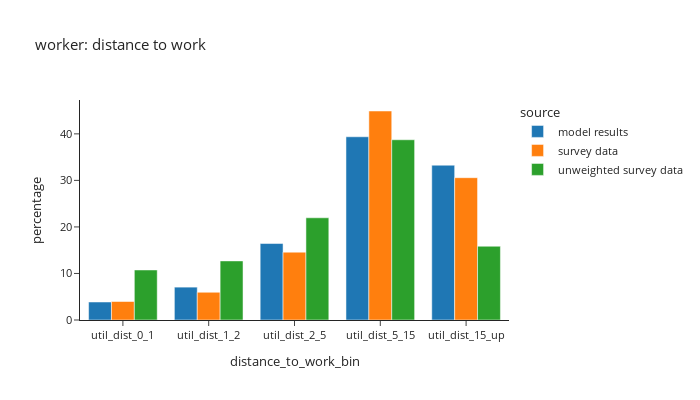
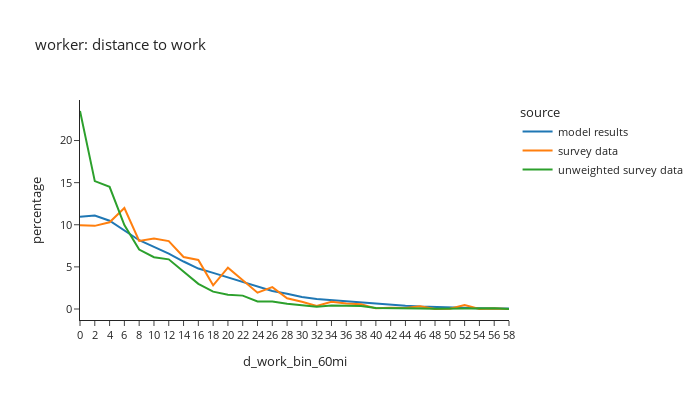

Notebook cell for these charts, in order:
### Markdown cell above
## Distance to work

### Code cell
def plot_distance(df:pd.DataFrame, group:str, title_name:str):
    count = df.loc[(df['source']=='model results') & (df[group]),['distance_to_work_bin']].value_counts()
    print(f"model person count =\n"
          f"{count.sort_values()}")

    # plot1
    df_plot = df.loc[(df[group]) & (df['distance_to_work_bin'] != float('nan'))].groupby(['source','distance_to_work_bin'])['hh_weight_2017_2019'].sum().reset_index()
    df_plot['percentage'] = df_plot.groupby(['source'], group_keys=False)['hh_weight_2017_2019'].\
            apply(lambda x: 100 * x / float(x.sum()))
    # df_plot
    #
    fig1 = px.bar(df_plot, x='distance_to_work_bin', y="percentage", color="source", barmode="group",template="simple_white",
                  title=title_name)
    fig1.for_each_annotation(lambda a: a.update(text = a.text.split("=")[-1]))
    fig1.update_layout(height=400, width=700, font=dict(size=11))
    fig1.show()

    # plot2
    df_plot = per_data.loc[(per_data[group]) & (per_data['d_work_bin_60mi'].notna())].groupby(['source','d_work_bin_60mi'])['hh_weight_2017_2019'].sum().reset_index()
    df_plot['percentage'] = df_plot.groupby(['source'], group_keys=False)['hh_weight_2017_2019'].\
                apply(lambda x: 100 * x / float(x.sum()))
    # df_plot
    #
    fig2 = px.line(df_plot, x='d_work_bin_60mi', y="percentage", color="source", template="simple_white",
                   title=title_name)
    fig2.for_each_annotation(lambda a: a.update(text = a.text.split("=")[-1]))
    fig2.update_layout(height=400, width=700, font=dict(size=11))
    fig2.show()

# distance to work
plot_distance(per_data,'is_worker',"worker: distance to work")

### Figure 1 — Plotly figure (JSON) as saved in the notebook; plotly's stock layout.template omitted (floating-point values rounded to 4 significant figures)
{"data": [{"alignmentgroup": "True", "hovertemplate": "source=model results<br>distance_to_work_bin=%{x}<br>percentage=%{y}<extra></extra>", "legendgroup": "model results", "marker": {"color": "#1F77B4", "pattern": {"shape": ""}}, "name": "model results", "offsetgroup": "model results", "orientation": "v", "showlegend": true, "textposition": "auto", "type": "bar", "x": ["util_dist_0_1", "util_dist_1_2", "util_dist_2_5", "util_dist_5_15", "util_dist_15_up"], "xaxis": "x", "y": [3.867, 7.063, 16.44, 39.37, 33.26], "yaxis": "y"}, {"alignmentgroup": "True", "hovertemplate": "source=survey data<br>distance_to_work_bin=%{x}<br>percentage=%{y}<extra></extra>", "legendgroup": "survey data", "marker": {"color": "#FF7F0E", "pattern": {"shape": ""}}, "name": "survey data", "offsetgroup": "survey data", "orientation": "v", "showlegend": true, "textposition": "auto", "type": "bar", "x": ["util_dist_0_1", "util_dist_1_2", "util_dist_2_5", "util_dist_5_15", "util_dist_15_up"], "xaxis": "x", "y": [3.974, 5.96, 14.58, 44.91, 30.58], "yaxis": "y"}, {"alignmentgroup": "True", "hovertemplate": "source=unweighted survey data<br>distance_to_work_bin=%{x}<br>percentage=%{y}<extra></extra>", "legendgroup": "unweighted survey data", "marker": {"color": "#2CA02C", "pattern": {"shape": ""}}, "name": "unweighted survey data", "offsetgroup": "unweighted survey data", "orientation": "v", "showlegend": true, "textposition": "auto", "type": "bar", "x": ["util_dist_0_1", "util_dist_1_2", "util_dist_2_5", "util_dist_5_15", "util_dist_15_up"], "xaxis": "x", "y": [10.75, 12.7, 21.96, 38.73, 15.85], "yaxis": "y"}], "layout": {"barmode": "group", "font": {"size": 11}, "height": 400, "legend": {"title": {"text": "source"}, "tracegroupgap": 0}, "title": {"text": "worker: distance to work"}, "width": 700, "xaxis": {"anchor": "y", "domain": [0.0, 1.0], "title": {"text": "distance_to_work_bin"}}, "yaxis": {"anchor": "x", "domain": [0.0, 1.0], "title": {"text": "percentage"}}}}

### Figure 2 — Plotly figure (JSON) as saved in the notebook; plotly's stock layout.template omitted (floating-point values rounded to 4 significant figures)
{"data": [{"hovertemplate": "source=model results<br>d_work_bin_60mi=%{x}<br>percentage=%{y}<extra></extra>", "legendgroup": "model results", "line": {"color": "#1F77B4", "dash": "solid"}, "marker": {"symbol": "circle"}, "mode": "lines", "name": "model results", "orientation": "v", "showlegend": true, "type": "scatter", "x": ["0", "2", "4", "6", "8", "10", "12", "14", "16", "18", "20", "22", "24", "26", "28", "30", "32", "34", "36", "38", "40", "42", "44", "46", "48", "50", "52", "54", "56", "58"], "xaxis": "x", "y": [10.95, 11.09, 10.48, 9.333, 8.163, 7.383, 6.565, 5.638, 4.8, 4.289, 3.752, 3.224, 2.617, 2.136, 1.802, 1.419, 1.19, 1.047, 0.8838, 0.7595, 0.606, 0.4972, 0.3785, 0.2884, 0.2244, 0.1644, 0.131, 0.08293, 0.06505, 0.04788], "yaxis": "y"}, {"hovertemplate": "source=survey data<br>d_work_bin_60mi=%{x}<br>percentage=%{y}<extra></extra>", "legendgroup": "survey data", "line": {"color": "#FF7F0E", "dash": "solid"}, "marker": {"symbol": "circle"}, "mode": "lines", "name": "survey data", "orientation": "v", "showlegend": true, "type": "scatter", "x": ["0", "2", "4", "6", "8", "10", "12", "14", "16", "18", "20", "22", "24", "26", "28", "30", "32", "34", "36", "38", "40", "42", "44", "46", "48", "50", "52", "54", "56", "58"], "xaxis": "x", "y": [9.955, 9.871, 10.29, 11.99, 8.086, 8.355, 8.064, 6.175, 5.822, 2.81, 4.909, 3.375, 1.935, 2.594, 1.27, 0.854, 0.3649, 0.8525, 0.6493, 0.5583, 0.07655, 0.14, 0.1242, 0.3122, 0.0004699, 0.02365, 0.4732, 0.01318, 0.05371, 0.0], "yaxis": "y"}, {"hovertemplate": "source=unweighted survey data<br>d_work_bin_60mi=%{x}<br>percentage=%{y}<extra></extra>", "legendgroup": "unweighted survey data", "line": {"color": "#2CA02C", "dash": "solid"}, "marker": {"symbol": "circle"}, "mode": "lines", "name": "unweighted survey data", "orientation": "v", "showlegend": true, "type": "scatter", "x": ["0", "2", "4", "6", "8", "10", "12", "14", "16", "18", "20", "22", "24", "26", "28", "30", "32", "34", "36", "38", "40", "42", "44", "46", "48", "50", "52", "54", "56", "58"], "xaxis": "x", "y": [23.51, 15.18, 14.5, 9.959, 7.06, 6.143, 5.897, 4.455, 2.981, 2.064, 1.704, 1.589, 0.9009, 0.9009, 0.6224, 0.4423, 0.2621, 0.4259, 0.4095, 0.344, 0.131, 0.131, 0.1147, 0.04914, 0.01638, 0.04914, 0.04914, 0.03276, 0.0819, 0.0], "yaxis": "y"}], "layout": {"font": {"size": 11}, "height": 400, "legend": {"title": {"text": "source"}, "tracegroupgap": 0}, "title": {"text": "worker: distance to work"}, "width": 700, "xaxis": {"anchor": "y", "domain": [0.0, 1.0], "title": {"text": "d_work_bin_60mi"}}, "yaxis": {"anchor": "x", "domain": [0.0, 1.0], "title": {"text": "percentage"}}}}
